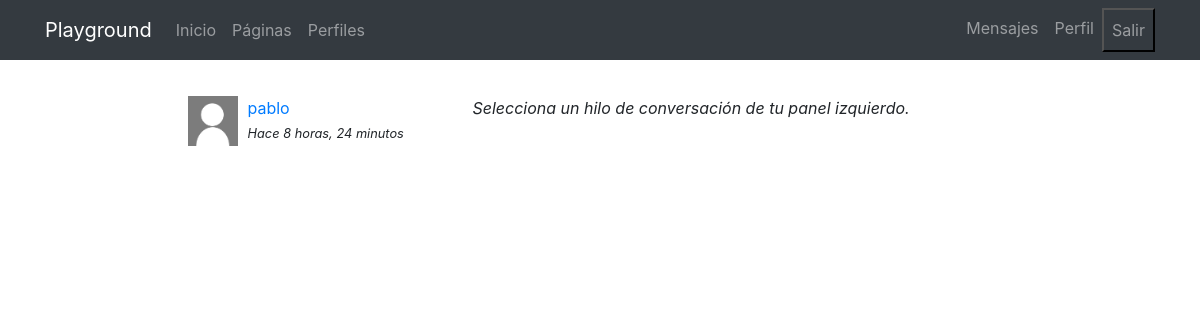
The page /messenger/ (signed in) on the database as committed earlier.
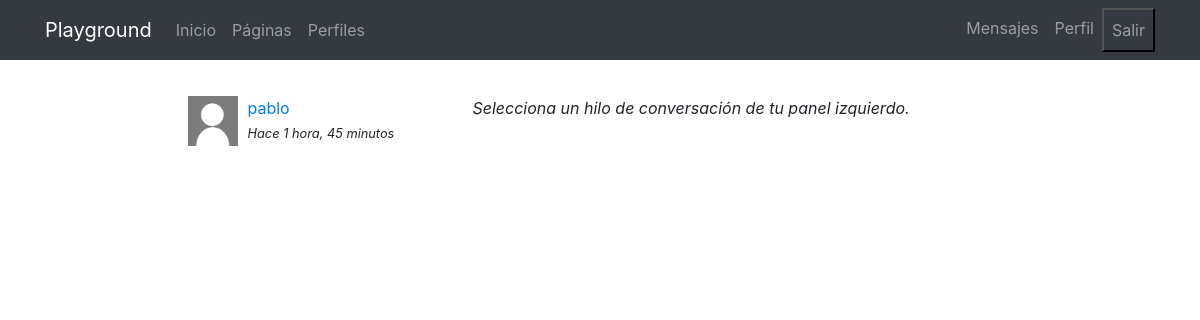
The same page on the database as committed later.
### messanger/models.py (models this page shows)
class Thread(models.Model):
    users = models.ManyToManyField(User, related_name='threads')
    messages = models.ManyToManyField(Message)
    updated = models.DateTimeField(auto_now=True)
    objects = ThreadManager()
    class Meta:
        ordering = ['-updated']

class Message(models.Model):
    user = models.ForeignKey(User, on_delete=models.CASCADE)
    content = models.TextField()
    created = models.DateTimeField(auto_now_add=True)
    class Meta:
        ordering = ['created']

### messanger/views.py (the view)
# urls.py: path('', ThreadList.as_view(), name='list'),
@method_decorator(login_required, name="dispatch")
class ThreadList(TemplateView):
  template_name = 'messanger/thread_list.html'

### messanger/templates/messanger/thread_list.html (shortened to what this page needs)
{% extends 'core/base.html' %}
{% load static %}
{% block content %}
<main role="main">
  <div class="container">
    <div class="row mt-3">
      <div class="col-md-9 mx-auto mb-5">
        <div class="row">
          <div class="col-md-4">
            {% for thread in request.user.threads.all %}
              {% if thread.messages.all|length > 0 %}
                <div class="mb-3">
                  {% for user in thread.users.all %}
                    {% if user != request.user %}
                      {% if user.profile.avatar %}
                        <img src="{{user.profile.avatar.url}}" class="avatar">
                      {% else %}
                        <img src="{% static 'registration/img/no-avatar.jpg' %}" class="avatar">
                      {% endif %}
                      <div>
                        <a href="{% url 'messanger:detail' thread.pk %}">{{user}}</a><br>
                        <small><i>Hace {{thread.messages.last.created|timesince}}</i></small>
                      </div>
                    {% endif %}
                  {% endfor %}
                </div>
              {% endif %}
            {% endfor %}
          </div>
          <div class="col-md-8">
            <p><i>Selecciona un hilo de conversación de tu panel izquierdo.</i></p>
          </div>
        </div>
      </div>
    </div>
  </div>
</main>
{% endblock %}

Rows that differ between the two databases and show on the page:
changed Thread: messages.last.created "8 horas, 24 minutos" → "1 hora, 45 minutos"
